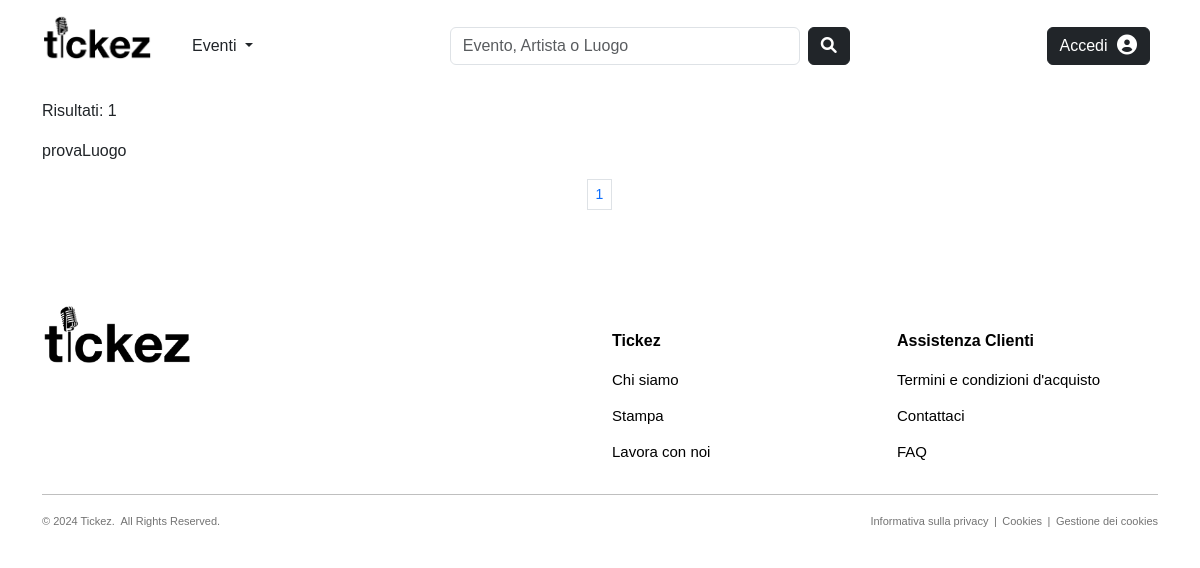
Before: /common/venues/ with the older database file.
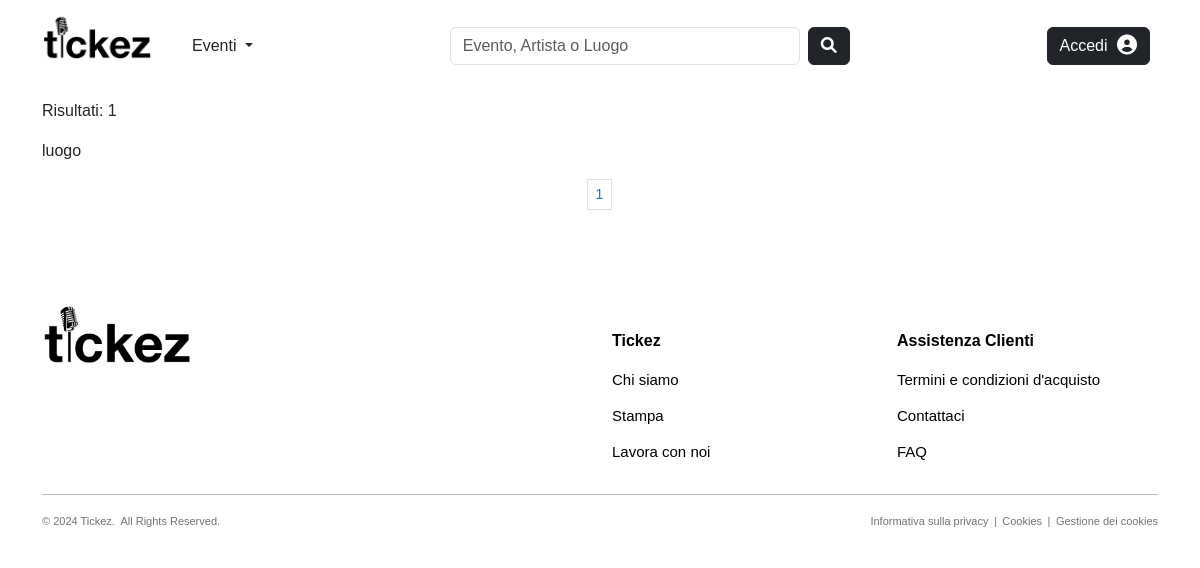
After: the same page with the newer database file.
### common/models.py (models this page shows, shortened)
class Luogo(models.Model):
    nome = models.CharField(max_length=50, null=False, blank=False)
    slug = models.SlugField(max_length=200, null=False, unique=True, blank=True)
    indirizzo = models.CharField(max_length=255)
    capienza_persone = models.PositiveIntegerField()
    citta = models.CharField(max_length=100)
    stato = models.CharField(max_length=100)
    codice_postale = models.CharField(max_length=30)
    immagine = models.ImageField(blank=True, upload_to="images/venues", default=join('static', 'images', 'defaults', 'default_venue.jpg'))
    followers = models.ManyToManyField(to='users.Utente', blank=True, default=None, related_name='luoghi_preferiti')
    affittuari = models.ManyToManyField(to='users.Organizzatore', blank=True, default=None, related_name='luoghi_affittati')
    def get_absolute_url(self):
        return reverse("common:venue-details", kwargs={"slug": self.slug, "pk": self.pk})
    class Meta:
        verbose_name_plural = 'Luoghi'

### common/views.py (the view)
# urls.py: path('venues/', views.VenuesListView.as_view(), name="venues"),
class VenuesListView(ListView):
    model = Luogo
    template_name = 'common/venues.html'
    paginate_by = 3
    def get_queryset(self):
        venue_list = super().get_queryset()
        return venue_list.order_by('nome')
    def get_context_data(self, **kwargs):
        context = super().get_context_data(**kwargs)
        return context

### common/templates/common/venues.html (shortened to what this page needs)
{% extends "common/base_common.html" %}
{% load static %}
{% load crispy_forms_tags %}
{% block content %}
    <div class="container">
        <p>Risultati: {{view.get_queryset.count}}</p>
        {% for v in page_obj %}
            <a href="{{ v.get_absolute_url }}" style="text-decoration: none; color: inherit;">
                <p>{{v.nome}}</p>
            </a>
        {% endfor %}
        <nav aria-label="Page navigation">
            <ul class="pagination pagination-sm justify-content-center">
              {% for p in paginator.page_range %}
                <li class="page-item {% if request.GET.page|stringformat:"s" == p|stringformat:"s" %} active {% endif %}">
                    <a class="page-link" href="?{% for key, value in request.GET.items %}{% if key != 'page' %}{{ key }}={{ value }}&{% endif %}{% endfor %}page={{ p }}">{{ p }}</a></li>
              {% endfor %}
            </ul>
        </nav>
    </div>
{% endblock %}

Changed rows visible on the page:
removed Luogo: nome "provaLuogo"
added Luogo: nome "luogo"
